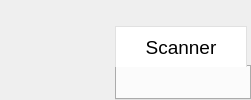
            <widget class="QWidget" name="page_1">
             <layout class="QGridLayout" name="gridLayout_20">
              <property name="leftMargin">
               <number>115</number>
              </property>
              <property name="topMargin">
               <number>26</number>
              </property>
              <property name="rightMargin">
               <number>0</number>
              </property>
              <property name="bottomMargin">
               <number>0</number>
              </property>
              <item row="0" column="0">
               <widget class="QTabWidget" name="tabWidget">
                <property name="font">
                 <font>
                  <pointsize>14</pointsize>
                 </font>
                </property>
                <property name="styleSheet">
                 <string notr="true">QTabBar::tab { 
	background-color: white; color: rgb(1, 113, 185);
	border-left: 1px solid rgb(225, 225, 225);
	border-right: 1px solid rgb(225, 225, 225);
	border-top: 1px solid rgb(225, 225, 225);
	border-bottom: 1px solid rgb(225, 225, 225);
	width: 130px;
	height: 40px;
}
 QTabBar::tab:selected { 
 	background-color: white;
	border-bottom: 10px solid rgb(225, 225, 225);
 	border-bottom: none;
 	color: black; 
 }

</string>
                </property>
                <property name="currentIndex">
                 <number>0</number>
                </property>
                <widget class="QWidget" name="tab_6">
                 <attribute name="title">
                  <string>   Scanner   </string>
                 </attribute>
                 <widget class="QPushButton" name="OWASP_btn_2">
                  <property name="geometry">
                   <rect>
                    <x>100</x>
                    <y>220</y>
                    <width>251</width>
                    <height>31</height>
                   </rect>
                  </property>
                  <property name="font">
                   <font>
                    <pointsize>10</pointsize>
                   </font>
                  </property>
                  <property name="cursor">
                   <cursorShape>PointingHandCursor</cursorShape>
                  </property>
                  <property name="styleSheet">
                   <string notr="true">	border: none;
	border-left: 1px solid rgb(208, 208, 208);
	border-right: 1px solid rgb(208, 208, 208);
	border-bottom: 1px solid rgb(208, 208, 208);
	color: rgb(181, 178, 178);
</string>
                  </property>
                  <property name="text">
                   <string>Scan the top 10 Web Vulnerability</string>
                  </property>
                 </widget>
                 <widget class="QPushButton" name="OWASP_btn_3">
                  <property name="geometry">
                   <rect>
                    <x>100</x>
                    <y>191</y>
                    <width>251</width>
                    <height>31</height>
                   </rect>
                  </property>
                  <property name="font">
                   <font>
                    <pointsize>12</pointsize>
                   </font>
                  </property>
                  <property name="cursor">
                   <cursorShape>PointingHandCursor</cursorShape>
                  </property>
                  <property name="styleSheet">
                   <string notr="true">	border: none;
	border-left: 1px solid rgb(208, 208, 208);
	border-right: 1px solid rgb(208, 208, 208);
</string>
                  </property>
                  <property name="text">
                   <string>Web Application Test</string>
                  </property>
                 </widget>
                 <widget class="QPushButton" name="OWASP_btn_1">
                  <property name="geometry">
                   <rect>
                    <x>100</x>
                    <y>52</y>
                    <width>251</width>
                    <height>141</height>
                   </rect>
                  </property>
                  <property name="cursor">
                   <cursorShape>PointingHandCursor</cursorShape>
                  </property>
                  <property name="styleSheet">
                   <string notr="true">background: url(:/newPrefix/OWASP_TOP_10_145x145.png) center center no-repeat;
	border-top: 1px solid rgb(208, 208, 208);
	border-left: 1px solid rgb(208, 208, 208);
	border-right: 1px solid rgb(208, 208, 208);
</string>
                  </property>
                  <property name="text">
                   <string/>
                  </property>
                  <property name="iconSize">
                   <size>
                    <width>16</width>
                    <height>16</height>
                   </size>
                  </property>
                 </widget>
                </widget>
               </widget>
              </item>
             </layout>
            </widget>
